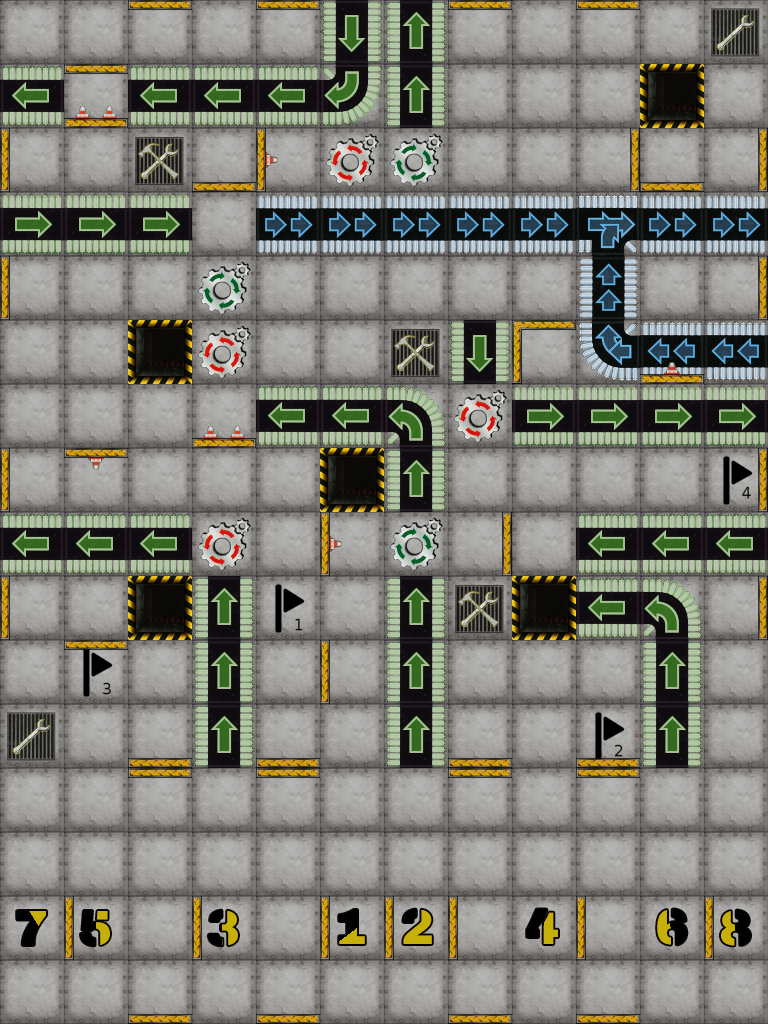

This is a level from a 2D game, rendered from its Tiled map with the project's own tilesets. A one-line summary and the complete map file follow:
An orthogonal 12x16 tile map with 64x64 px tiles, 14 tile layers (Board, Start, Flag, Hole, ...).

<map version="1.5" tiledversion="1.6.0" orientation="orthogonal" renderorder="right-down" width="12" height="16" tilewidth="64" tileheight="64" infinite="0" nextlayerid="17" nextobjectid="1">
 <tileset firstgid="1" source="tiles.tsx" />
 <layer id="1" name="Board" width="12" height="16">
  <data encoding="csv">
5,5,5,5,5,5,5,5,5,5,5,5,
5,5,5,5,5,5,5,5,5,5,5,5,
5,5,5,5,5,5,5,5,5,5,5,5,
5,5,5,5,5,5,5,5,5,5,5,5,
5,5,5,5,5,5,5,5,5,5,5,5,
5,5,5,5,5,5,5,5,5,5,5,5,
5,5,5,5,5,5,5,5,5,5,5,5,
5,5,5,5,5,5,5,5,5,5,5,5,
5,5,5,5,5,5,5,5,5,5,5,5,
5,5,5,5,5,5,5,5,5,5,5,5,
5,5,5,5,5,5,5,5,5,5,5,5,
5,5,5,5,5,5,5,5,5,5,5,5,
5,5,5,5,5,5,5,5,5,5,5,5,
5,5,5,5,5,5,5,5,5,5,5,5,
5,5,5,5,5,5,5,5,5,5,5,5,
5,5,5,5,5,5,5,5,5,5,5,5
</data>
 </layer>
 <layer id="3" name="Start" width="12" height="16">
  <data encoding="csv">
0,0,0,0,0,0,0,0,0,0,0,0,
0,0,0,0,0,0,0,0,0,0,0,0,
0,0,0,0,0,0,0,0,0,0,0,0,
0,0,0,0,0,0,0,0,0,0,0,0,
0,0,0,0,0,0,0,0,0,0,0,0,
0,0,0,0,0,0,0,0,0,0,0,0,
0,0,0,0,0,0,0,0,0,0,0,0,
0,0,0,0,0,0,0,0,0,0,0,0,
0,0,0,0,0,0,0,0,0,0,0,0,
0,0,0,0,0,0,0,0,0,0,0,0,
0,0,0,0,0,0,0,0,0,0,0,0,
0,0,0,0,0,0,0,0,0,0,0,0,
0,0,0,0,0,0,0,0,0,0,0,0,
0,0,0,0,0,0,0,0,0,0,0,0,
131,129,0,123,0,121,122,0,124,0,130,132,
0,0,0,0,0,0,0,0,0,0,0,0
</data>
 </layer>
 <layer id="5" name="Flag" width="12" height="16">
  <data encoding="csv">
0,0,0,0,0,0,0,0,0,0,0,0,
0,0,0,0,0,0,0,0,0,0,0,0,
0,0,0,0,0,0,0,0,0,0,0,0,
0,0,0,0,0,0,0,0,0,0,0,0,
0,0,0,0,0,0,0,0,0,0,0,0,
0,0,0,0,0,0,0,0,0,0,0,0,
0,0,0,0,0,0,0,0,0,0,0,0,
0,0,0,0,0,0,0,0,0,0,0,79,
0,0,0,0,0,0,0,0,0,0,0,0,
0,0,0,0,55,0,0,0,0,0,0,0,
0,71,0,0,0,0,0,0,0,0,0,0,
0,0,0,0,0,0,0,0,0,63,0,0,
0,0,0,0,0,0,0,0,0,0,0,0,
0,0,0,0,0,0,0,0,0,0,0,0,
0,0,0,0,0,0,0,0,0,0,0,0,
0,0,0,0,0,0,0,0,0,0,0,0
</data>
 </layer>
 <layer id="6" name="Hole" width="12" height="16">
  <data encoding="csv">
0,0,0,0,0,0,0,0,0,0,0,0,
0,0,0,0,0,0,0,0,0,0,6,0,
0,0,0,0,0,0,0,0,0,0,0,0,
0,0,0,0,0,0,0,0,0,0,0,0,
0,0,0,0,0,0,0,0,0,0,0,0,
0,0,6,0,0,0,0,0,0,0,0,0,
0,0,0,0,0,0,0,0,0,0,0,0,
0,0,0,0,0,6,0,0,0,0,0,0,
0,0,0,0,0,0,0,0,0,0,0,0,
0,0,6,0,0,0,0,0,6,0,0,0,
0,0,0,0,0,0,0,0,0,0,0,0,
0,0,0,0,0,0,0,0,0,0,0,0,
0,0,0,0,0,0,0,0,0,0,0,0,
0,0,0,0,0,0,0,0,0,0,0,0,
0,0,0,0,0,0,0,0,0,0,0,0,
0,0,0,0,0,0,0,0,0,0,0,0
</data>
 </layer>
 <layer id="10" name="Repair" width="12" height="16">
  <data encoding="csv">
0,0,0,0,0,0,0,0,0,0,0,15,
0,0,0,0,0,0,0,0,0,0,0,0,
0,0,0,0,0,0,0,0,0,0,0,0,
0,0,0,0,0,0,0,0,0,0,0,0,
0,0,0,0,0,0,0,0,0,0,0,0,
0,0,0,0,0,0,0,0,0,0,0,0,
0,0,0,0,0,0,0,0,0,0,0,0,
0,0,0,0,0,0,0,0,0,0,0,0,
0,0,0,0,0,0,0,0,0,0,0,0,
0,0,0,0,0,0,0,0,0,0,0,0,
0,0,0,0,0,0,0,0,0,0,0,0,
15,0,0,0,0,0,0,0,0,0,0,0,
0,0,0,0,0,0,0,0,0,0,0,0,
0,0,0,0,0,0,0,0,0,0,0,0,
0,0,0,0,0,0,0,0,0,0,0,0,
0,0,0,0,0,0,0,0,0,0,0,0
</data>
 </layer>
 <layer id="11" name="Upgrade" width="12" height="16">
  <data encoding="csv">
0,0,0,0,0,0,0,0,0,0,0,0,
0,0,0,0,0,0,0,0,0,0,0,0,
0,0,7,0,0,0,0,0,0,0,0,0,
0,0,0,0,0,0,0,0,0,0,0,0,
0,0,0,0,0,0,0,0,0,0,0,0,
0,0,0,0,0,0,7,0,0,0,0,0,
0,0,0,0,0,0,0,0,0,0,0,0,
0,0,0,0,0,0,0,0,0,0,0,0,
0,0,0,0,0,0,0,0,0,0,0,0,
0,0,0,0,0,0,0,7,0,0,0,0,
0,0,0,0,0,0,0,0,0,0,0,0,
0,0,0,0,0,0,0,0,0,0,0,0,
0,0,0,0,0,0,0,0,0,0,0,0,
0,0,0,0,0,0,0,0,0,0,0,0,
0,0,0,0,0,0,0,0,0,0,0,0,
0,0,0,0,0,0,0,0,0,0,0,0
</data>
 </layer>
 <layer id="12" name="Gear" width="12" height="16">
  <data encoding="csv">
0,0,0,0,0,0,0,0,0,0,0,0,
0,0,0,0,0,0,0,0,0,0,0,0,
0,0,0,0,0,54,53,0,0,0,0,0,
0,0,0,0,0,0,0,0,0,0,0,0,
0,0,0,53,0,0,0,0,0,0,0,0,
0,0,0,54,0,0,0,0,0,0,0,0,
0,0,0,0,0,0,0,54,0,0,0,0,
0,0,0,0,0,0,0,0,0,0,0,0,
0,0,0,54,0,0,53,0,0,0,0,0,
0,0,0,0,0,0,0,0,0,0,0,0,
0,0,0,0,0,0,0,0,0,0,0,0,
0,0,0,0,0,0,0,0,0,0,0,0,
0,0,0,0,0,0,0,0,0,0,0,0,
0,0,0,0,0,0,0,0,0,0,0,0,
0,0,0,0,0,0,0,0,0,0,0,0,
0,0,0,0,0,0,0,0,0,0,0,0
</data>
 </layer>
 <layer id="13" name="Conveyor" width="12" height="16">
  <data encoding="csv">
0,0,0,0,0,50,49,0,0,0,0,0,
51,0,51,51,51,44,49,0,0,0,0,0,
0,0,0,0,0,0,0,0,0,0,0,0,
52,52,52,0,14,14,14,14,14,78,14,14,
0,0,0,0,0,0,0,0,0,13,0,0,
0,0,0,0,0,0,0,50,0,27,22,22,
0,0,0,0,51,51,34,0,52,52,52,52,
0,0,0,0,0,0,49,0,0,0,0,0,
51,51,51,0,0,0,0,0,0,51,51,51,
0,0,0,49,0,0,49,0,0,51,34,0,
0,0,0,49,0,0,49,0,0,0,49,0,
0,0,0,49,0,0,49,0,0,0,49,0,
0,0,0,0,0,0,0,0,0,0,0,0,
0,0,0,0,0,0,0,0,0,0,0,0,
0,0,0,0,0,0,0,0,0,0,0,0,
0,0,0,0,0,0,0,0,0,0,0,0
</data>
 </layer>
 <layer id="16" name="LaserDouble" width="12" height="16">
  <data encoding="csv">
0,0,0,0,0,0,0,0,0,0,0,0,
0,0,0,0,0,0,0,0,0,0,0,0,
0,0,0,0,0,0,0,0,0,0,0,0,
0,0,0,0,0,0,0,0,0,0,0,0,
0,0,0,0,0,0,0,0,0,0,0,0,
0,0,0,0,0,0,0,0,0,0,0,0,
0,0,0,0,0,0,0,0,0,0,0,0,
0,0,0,0,0,0,0,0,0,0,0,0,
0,0,0,0,0,0,0,0,0,0,0,0,
0,0,0,0,0,0,0,0,0,0,0,0,
0,0,0,0,0,0,0,0,0,0,0,0,
0,0,0,0,0,0,0,0,0,0,0,0,
0,0,0,0,0,0,0,0,0,0,0,0,
0,0,0,0,0,0,0,0,0,0,0,0,
0,0,0,0,0,0,0,0,0,0,0,0,
0,0,0,0,0,0,0,0,0,0,0,0
</data>
 </layer>
 <layer id="7" name="Laser" width="12" height="16">
  <data encoding="csv">
0,0,0,0,0,0,0,0,0,0,0,0,
0,0,0,0,0,0,0,0,0,0,0,0,
0,0,0,0,0,0,0,0,0,0,0,0,
0,0,0,0,0,0,0,0,0,0,0,0,
0,0,0,0,0,0,0,0,0,0,0,0,
0,0,0,0,0,0,0,0,0,0,0,0,
0,0,0,0,0,0,0,0,0,0,0,0,
0,0,0,0,0,0,0,0,0,0,0,0,
0,0,0,0,0,0,0,0,0,0,0,0,
0,0,0,0,0,0,0,0,0,0,0,0,
0,0,0,0,0,0,0,0,0,0,0,0,
0,0,0,0,0,0,0,0,0,0,0,0,
0,0,0,0,0,0,0,0,0,0,0,0,
0,0,0,0,0,0,0,0,0,0,0,0,
0,0,0,0,0,0,0,0,0,0,0,0,
0,0,0,0,0,0,0,0,0,0,0,0
</data>
 </layer>
 <layer id="9" name="LaserWall" width="12" height="16">
  <data encoding="csv">
0,0,0,0,0,0,0,0,0,0,0,0,
0,87,0,0,0,0,0,0,0,0,0,0,
0,0,0,0,38,0,0,0,0,0,0,0,
0,0,0,0,0,0,0,0,0,0,0,0,
0,0,0,0,0,0,0,0,0,0,0,0,
0,0,0,0,0,0,0,0,0,0,37,0,
0,0,0,87,0,0,0,0,0,0,0,0,
0,45,0,0,0,0,0,0,0,0,0,0,
0,0,0,0,0,38,0,0,0,0,0,0,
0,0,0,0,0,0,0,0,0,0,0,0,
0,0,0,0,0,0,0,0,0,0,0,0,
0,0,0,0,0,0,0,0,0,0,0,0,
0,0,0,0,0,0,0,0,0,0,0,0,
0,0,0,0,0,0,0,0,0,0,0,0,
0,0,0,0,0,0,0,0,0,0,0,0,
0,0,0,0,0,0,0,0,0,0,0,0
</data>
 </layer>
 <layer id="15" name="Pusher" width="12" height="16">
  <data encoding="csv">
0,0,0,0,0,0,0,0,0,0,0,0,
0,0,0,0,0,0,0,0,0,0,0,0,
0,0,0,0,0,0,0,0,0,0,0,0,
0,0,0,0,0,0,0,0,0,0,0,0,
0,0,0,0,0,0,0,0,0,0,0,0,
0,0,0,0,0,0,0,0,0,0,0,0,
0,0,0,0,0,0,0,0,0,0,0,0,
0,0,0,0,0,0,0,0,0,0,0,0,
0,0,0,0,0,0,0,0,0,0,0,0,
0,0,0,0,0,0,0,0,0,0,0,0,
0,0,0,0,0,0,0,0,0,0,0,0,
0,0,0,0,0,0,0,0,0,0,0,0,
0,0,0,0,0,0,0,0,0,0,0,0,
0,0,0,0,0,0,0,0,0,0,0,0,
0,0,0,0,0,0,0,0,0,0,0,0,
0,0,0,0,0,0,0,0,0,0,0,0
</data>
 </layer>
 <layer id="8" name="Wall" width="12" height="16">
  <data encoding="csv">
0,0,31,0,31,0,0,31,0,31,0,0,
0,31,0,0,0,0,0,0,0,0,0,0,
30,0,0,29,0,0,0,0,0,23,29,23,
0,0,0,0,0,0,0,0,0,0,0,0,
30,0,0,0,0,0,0,0,0,0,0,23,
0,0,0,0,0,0,0,0,24,0,0,0,
0,0,0,0,0,0,0,0,0,0,0,0,
30,0,0,0,0,0,0,0,0,0,0,23,
0,0,0,0,0,0,0,23,0,0,0,0,
30,0,0,0,0,0,0,0,0,0,0,23,
0,31,0,0,0,30,0,0,0,0,0,0,
0,0,29,0,29,0,0,29,0,29,0,0,
0,0,31,0,31,0,0,31,0,31,0,0,
0,0,0,0,0,0,0,0,0,0,0,0,
0,30,0,30,0,30,30,30,0,30,0,30,
0,0,29,0,29,0,0,29,0,29,0,0
</data>
 </layer>
 <layer id="2" name="Player" width="12" height="16">
  <data encoding="csv">
0,0,0,0,0,0,0,0,0,0,0,0,
0,0,0,0,0,0,0,0,0,0,0,0,
0,0,0,0,0,0,0,0,0,0,0,0,
0,0,0,0,0,0,0,0,0,0,0,0,
0,0,0,0,0,0,0,0,0,0,0,0,
0,0,0,0,0,0,0,0,0,0,0,0,
0,0,0,0,0,0,0,0,0,0,0,0,
0,0,0,0,0,0,0,0,0,0,0,0,
0,0,0,0,0,0,0,0,0,0,0,0,
0,0,0,0,0,0,0,0,0,0,0,0,
0,0,0,0,0,0,0,0,0,0,0,0,
0,0,0,0,0,0,0,0,0,0,0,0,
0,0,0,0,0,0,0,0,0,0,0,0,
0,0,0,0,0,0,0,0,0,0,0,0,
0,0,0,0,0,0,0,0,0,0,0,0,
0,0,0,0,0,0,0,0,0,0,0,0
</data>
 </layer>
</map>
